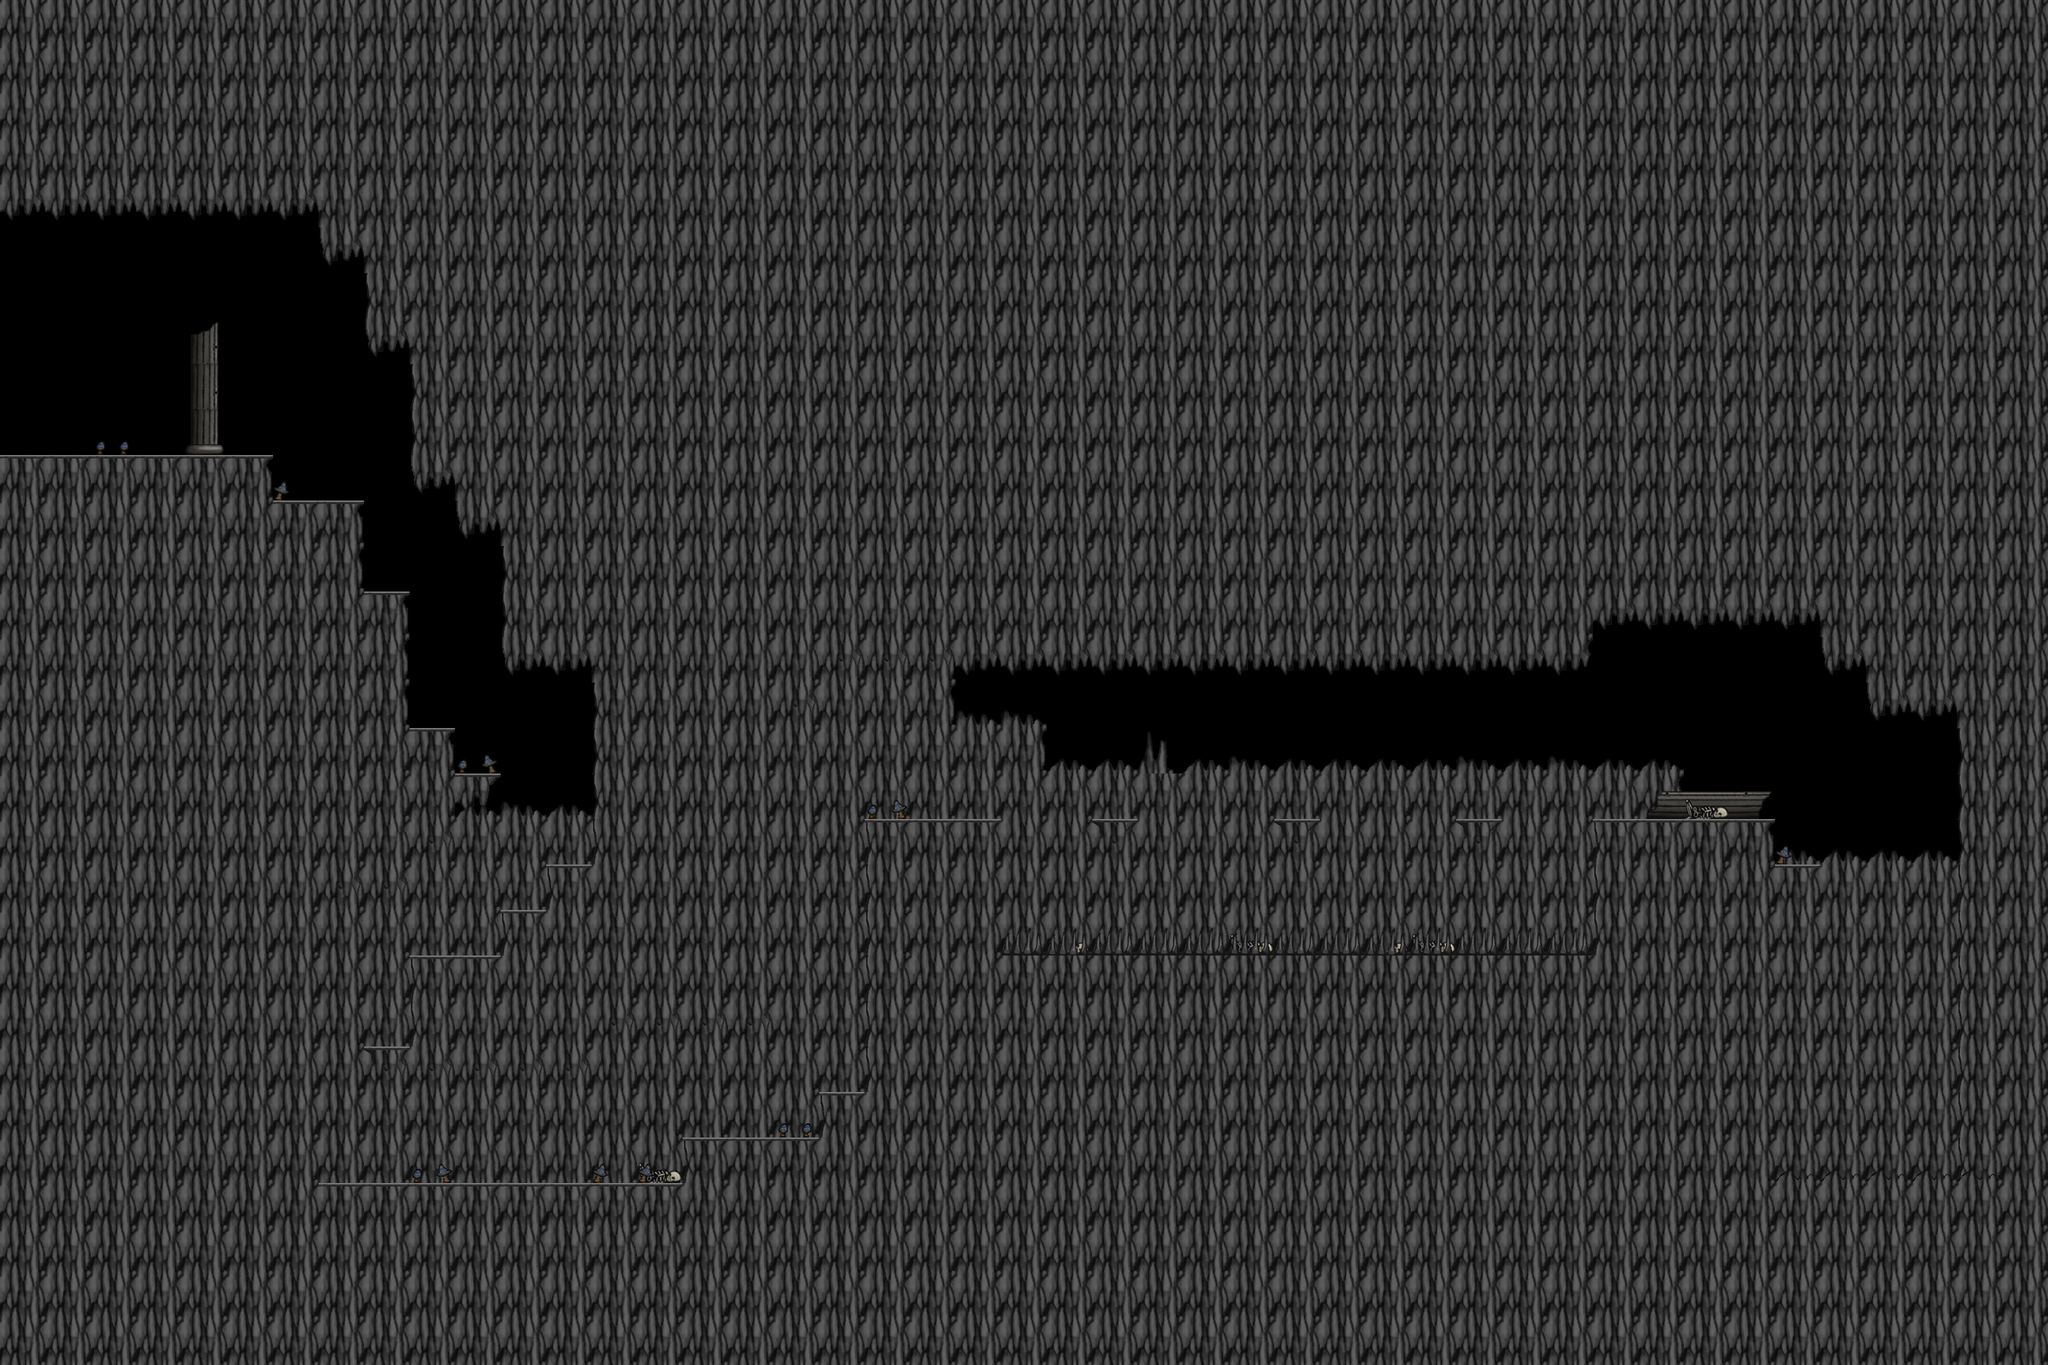

The image is a tile-based game level rendered from a .tmx file. Its description and source (layers, tilesets, objects; grid data summarised) follow:
An orthogonal 45x30 tile map with 64x64 px tiles, 3 tile layers (background, tiles, foreground), 2 tilesets and 15 objects.

<map version="1.0" orientation="orthogonal" renderorder="right-down" width="45" height="30" tilewidth="64" tileheight="64" nextobjectid="1">
 <tileset firstgid="1" name="tilesetrockfinal" tilewidth="64" tileheight="64" tilecount="40" columns="10">
  <image source="../tilesets/tilesetrockfinal.png" width="640" height="256" />
  <tile id="6">
   <objectgroup draworder="index">
    <object id="2" x="0" y="0" width="64" height="32" />
   </objectgroup>
  </tile>
  <tile id="9">
   <objectgroup draworder="index">
    <object id="1" x="0" y="0" width="64" height="64" />
   </objectgroup>
  </tile>
  <tile id="11">
   <objectgroup draworder="index">
    <object id="1" x="0" y="0" width="64" height="64" />
   </objectgroup>
  </tile>
  <tile id="12">
   <objectgroup draworder="index">
    <object id="1" x="0" y="0" width="64" height="64" />
   </objectgroup>
  </tile>
  <tile id="13">
   <objectgroup draworder="index">
    <object id="1" x="0" y="0" width="64" height="64" />
   </objectgroup>
  </tile>
  <tile id="20">
   <objectgroup draworder="index">
    <object id="1" x="0" y="0" width="64" height="64" />
   </objectgroup>
  </tile>
  <tile id="21">
   <objectgroup draworder="index">
    <object id="1" x="0" y="0" width="64" height="64" />
   </objectgroup>
  </tile>
  <tile id="22">
   <objectgroup draworder="index">
    <object id="1" x="0" y="0" width="64" height="64" />
   </objectgroup>
  </tile>
  <tile id="23">
   <objectgroup draworder="index">
    <object id="1" x="0" y="0" width="64" height="64" />
   </objectgroup>
  </tile>
  <tile id="24">
   <objectgroup draworder="index">
    <object id="1" x="0" y="0" width="64" height="64" />
   </objectgroup>
  </tile>
  <tile id="30">
   <objectgroup draworder="index">
    <object id="1" x="0" y="0" width="64" height="64" />
   </objectgroup>
  </tile>
  <tile id="31">
   <objectgroup draworder="index">
    <object id="1" x="0" y="0" width="64" height="64" />
   </objectgroup>
  </tile>
  <tile id="32">
   <objectgroup draworder="index">
    <object id="1" x="0" y="0" width="64" height="64" />
   </objectgroup>
  </tile>
  <tile id="33">
   <objectgroup draworder="index">
    <object id="1" x="0" y="0" width="64" height="64" />
   </objectgroup>
  </tile>
  <tile id="34">
   <properties>
    <property name="name" value="spikes" />
   </properties>
  </tile>
 </tileset>
 <tileset firstgid="41" name="tilesheetforestfinal" tilewidth="64" tileheight="64" tilecount="54" columns="9">
  <image source="../tilesets/tilesheetforestfinal.png" width="576" height="384" />
  <tile id="46">
   <objectgroup draworder="index">
    <object id="2" x="0" y="0" width="64" height="18" />
   </objectgroup>
  </tile>
 </tileset>
 <layer name="background" width="45" height="30">
  <data>[1350 cells, 270 non-empty, 6 distinct tile ids]</data>
 </layer>
 <layer name="tiles" width="45" height="30">
  <data>[1350 cells, 1068 non-empty, 22 distinct tile ids]</data>
 </layer>
 <layer name="foreground" width="45" height="30">
  <data>[1350 cells, 64 non-empty, 8 distinct tile ids]</data>
 </layer>
</map>